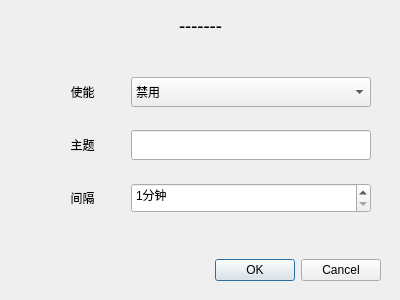
<?xml version="1.0" encoding="UTF-8"?>
<ui version="4.0">
 <class>Gui_PublishDlg</class>
 <widget class="QDialog" name="Gui_PublishDlg">
  <property name="geometry">
   <rect>
    <x>0</x>
    <y>0</y>
    <width>400</width>
    <height>300</height>
   </rect>
  </property>
  <property name="windowTitle">
   <string>MQTT发布主题设置</string>
  </property>
  <widget class="QDialogButtonBox" name="buttonBox">
   <property name="geometry">
    <rect>
     <x>40</x>
     <y>250</y>
     <width>341</width>
     <height>41</height>
    </rect>
   </property>
   <property name="orientation">
    <enum>Qt::Horizontal</enum>
   </property>
   <property name="standardButtons">
    <set>QDialogButtonBox::Cancel|QDialogButtonBox::Ok</set>
   </property>
  </widget>
  <widget class="QLabel" name="titleLab">
   <property name="geometry">
    <rect>
     <x>0</x>
     <y>0</y>
     <width>401</width>
     <height>51</height>
    </rect>
   </property>
   <property name="minimumSize">
    <size>
     <width>0</width>
     <height>45</height>
    </size>
   </property>
   <property name="font">
    <font>
     <family>微软雅黑</family>
     <pointsize>14</pointsize>
    </font>
   </property>
   <property name="text">
    <string>-------</string>
   </property>
   <property name="alignment">
    <set>Qt::AlignCenter</set>
   </property>
  </widget>
  <widget class="QWidget" name="layoutWidget">
   <property name="geometry">
    <rect>
     <x>40</x>
     <y>60</y>
     <width>331</width>
     <height>171</height>
    </rect>
   </property>
   <layout class="QGridLayout" name="gridLayout">
    <item row="2" column="0">
     <widget class="QLabel" name="label_5">
      <property name="minimumSize">
       <size>
        <width>0</width>
        <height>30</height>
       </size>
      </property>
      <property name="text">
       <string>间隔</string>
      </property>
      <property name="alignment">
       <set>Qt::AlignCenter</set>
      </property>
     </widget>
    </item>
    <item row="0" column="1">
     <widget class="QComboBox" name="enBox">
      <property name="minimumSize">
       <size>
        <width>120</width>
        <height>30</height>
       </size>
      </property>
      <item>
       <property name="text">
        <string>禁用</string>
       </property>
      </item>
      <item>
       <property name="text">
        <string>启用</string>
       </property>
      </item>
     </widget>
    </item>
    <item row="2" column="1">
     <widget class="QSpinBox" name="spinBox">
      <property name="minimumSize">
       <size>
        <width>0</width>
        <height>30</height>
       </size>
      </property>
      <property name="suffix">
       <string>分钟</string>
      </property>
      <property name="minimum">
       <number>1</number>
      </property>
      <property name="maximum">
       <number>9999</number>
      </property>
     </widget>
    </item>
    <item row="0" column="0">
     <widget class="QLabel" name="label_2">
      <property name="minimumSize">
       <size>
        <width>0</width>
        <height>30</height>
       </size>
      </property>
      <property name="text">
       <string>使能</string>
      </property>
      <property name="alignment">
       <set>Qt::AlignCenter</set>
      </property>
     </widget>
    </item>
    <item row="1" column="0">
     <widget class="QLabel" name="label_4">
      <property name="minimumSize">
       <size>
        <width>0</width>
        <height>30</height>
       </size>
      </property>
      <property name="text">
       <string>主题</string>
      </property>
      <property name="alignment">
       <set>Qt::AlignCenter</set>
      </property>
     </widget>
    </item>
    <item row="1" column="1">
     <widget class="QLineEdit" name="topicEdit">
      <property name="minimumSize">
       <size>
        <width>0</width>
        <height>30</height>
       </size>
      </property>
      <property name="maximumSize">
       <size>
        <width>240</width>
        <height>16777215</height>
       </size>
      </property>
     </widget>
    </item>
   </layout>
  </widget>
 </widget>
 <resources/>
 <connections>
  <connection>
   <sender>buttonBox</sender>
   <signal>accepted()</signal>
   <receiver>Gui_PublishDlg</receiver>
   <slot>accept()</slot>
   <hints>
    <hint type="sourcelabel">
     <x>248</x>
     <y>254</y>
    </hint>
    <hint type="destinationlabel">
     <x>157</x>
     <y>274</y>
    </hint>
   </hints>
  </connection>
  <connection>
   <sender>buttonBox</sender>
   <signal>rejected()</signal>
   <receiver>Gui_PublishDlg</receiver>
   <slot>reject()</slot>
   <hints>
    <hint type="sourcelabel">
     <x>316</x>
     <y>260</y>
    </hint>
    <hint type="destinationlabel">
     <x>286</x>
     <y>274</y>
    </hint>
   </hints>
  </connection>
 </connections>
</ui>
